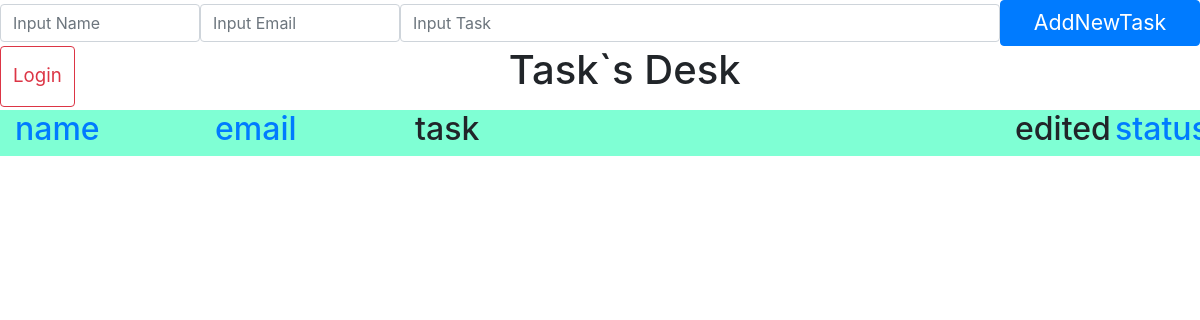
Before: / with the older database file.
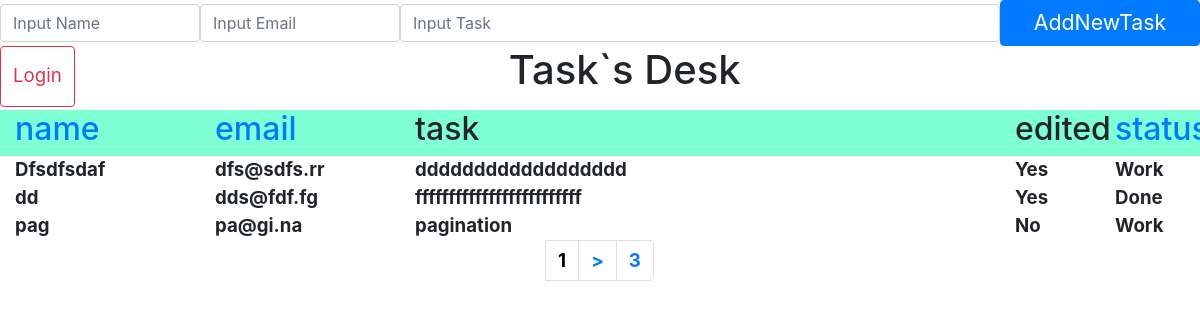
After: the same page with the newer database file.
### tables this page shows
CREATE TABLE tasks (
            id INTEGER PRIMARY KEY, name TEXT NOT NULL, 
            email TEXT NOT NULL, task TEXT NOT NULL, edited TEXT NOT NULL, stat TEXT NOT NULL);

### View.php (called while the page is built, shortened)
<?php
class View
{
    private $model;
    public function __construct($controller,$model) {
        $this->model = $model;
    }
    public function output(){
        $data = $this->model->string;
        $lastPage = $this->model->lastPage;
        $currentPage = $this->model->currentPage;
        require_once($this->model->template);
    }
}

### Controller.php (called while the page is built, shortened)
<?php
require_once('Model.php');
require_once('View.php');
class Controller
{
    public function index($page){
        $model = new Model($page);
        $model->currentPage = $page;
        $model->template = 'views/main.php';
        $controller = new Controller($model);
        $view = new View($controller, $model);
        $view->output();
    }
}
?>

### Model.php (called while the page is built, shortened)
<?php
class Model
{
    public function __construct($page){
        $db = $this->loadDB();
        $this->string = $db->query('SELECT * FROM tasks')->fetchAll();
        $this->lastPage = ceil(count($this->string)/3);
        if ($page == $this->lastPage){
            $offset = count($this->string) - $this->lastPage * 3;
        } else $offset = 3;
        $this->string = $db->query("SELECT * FROM tasks LIMIT $page*3 - 3, $offset")->fetchAll();
    }
    public function loadDB(){
        $db = new PDO('sqlite:./mysqlite.sqlite');
        $db->exec('CREATE TABLE IF NOT EXISTS tasks (
            id INTEGER PRIMARY KEY, name TEXT NOT NULL,
            email TEXT NOT NULL, task TEXT NOT NULL, edited TEXT NOT NULL, stat TEXT NOT NULL)');
        return $db;
    }
}

### views/main.php (the view, shortened to what this page needs)
<!DOCTYPE html>
<html lang="en">
<head>
    <link rel="stylesheet" href="https://stackpath.bootstrapcdn.com/bootstrap/4.3.1/css/bootstrap.min.css">
</head>
<body>
    <form action="add" class="form-inline" method="POST">
        <input type="text" name="name" placeholder="Input Name" class="form-control col-md-2">
        <input type="text" name="email" placeholder="Input Email" class="form-control col-md-2">
        <input type="text" name="task" placeholder="Input Task" class="form-control col-md-6">
        <button type="submit" class="btn btn-primary col-md-2">AddNewTask</button>
    </form>
    <div class="container-fluid">
        <div class="row">
            <a href="/login" class="btn btn-outline-danger autoriz btn-md">Login</a>
            <h1 class="col-md-11">Task`s Desk</h1>
        </div>
        <div class="row head">
            <div class="col-md-2"><a href="/sort/name"><h2>name</h2></a></div>
            <div class="col-md-2"><a href="/sort/email"><h2>email</h2></a></div>
            <div class="col-md-6"><h2>task</h2></div>
            <div class="col-md-1"><h2>edited</h2></div>
            <div class="col-md-1"><a href="/sort/status"><h2>status</h2></a></div>
        </div>
        <?php if ($data){
            foreach($data as $str){
                echo '<div class="row">';
                echo '<div class="col-md-2">'.$str[1].'</div>';
                echo '<div class="col-md-2">'.$str[2].'</div>';
                echo '<div class="col-md-6">'.$str[3].'</div>';
                echo '<div class="col-md-1">'.$str[4].'</div>';
                echo '<div class="col-md-1">'.$str[5].'</div>';
                echo '</div>';
            }
        }
        echo '<nav aria-label="Статьи по Bootstrap 4">';
            echo '<ul class="pagination justify-content-center">';
                echo '<li class="page-item">'.(($lastPage == 1)?(" "):('<a class="page-link" href="/page/'.$currentPage.'" style="color:black;">'.$currentPage.'</a>')).'</li>';
                echo '<li class="page-item">'.(($lastPage == 1 || $lastPage == $currentPage)?(" "):('<a class="page-link" href="/page/'.($currentPage + 1).'">></a>')).'</li>';
                echo '<li class="page-item">'.(($lastPage == 1 || $lastPage == $currentPage)?(" "):('<a class="page-link" href="/page/'.$lastPage.'">'.$lastPage.'</a>')).'</li>';
            echo '</ul>';
        echo '</nav>';
        ?>
    </div>
</body>
</html>

### index.php (shortened to what this page needs)
<?php
require_once('Model.php');
require_once('View.php');
require_once('Controller.php');
$model = new Model(1);
$model->template =  ($_SESSION['isAdmin'])?'views/main.php':'views/admin.php';
$controller = new Controller($model);
$routes = explode('/', $_SERVER['REQUEST_URI']);
if ( !empty($routes[1]) )
{
    $action_name = $routes[1];
} else
{
    $page = 1;
    $action_name = 'index';
}
switch($action_name){
    default:
    $controller->index($page);
}
?>

### views/main.php (style rules this page uses)
body { font-size:14pt; font-weight:bold; }
.head { background-color: aquamarine; }
h1 { text-align:center; }
.head, .alert-info { text-align: left; }
.btn { font-size: 16pt; }
.autoriz { font-size: 14pt; line-height: 2.5; margin-bottom: 3px; }

Changed rows visible on the page:
now on this page (row unchanged): tasks: name "Dfsdfsdaf", email "dfs@sdfs.rr", task "dddddddddddddddddd", edited "Yes", stat "Work"
now on this page (row unchanged): tasks: name "dd", email "dds@fdf.fg", task "fffffffffffffffffffffffff", edited "Yes", stat "Done"
added tasks: name "pag", email "pa@gi.na", task "pagination", edited "No", stat "Work"
Other visible differences:
$currentPage: (not shown) → "1"
$lastPage: (not shown) → "3"
